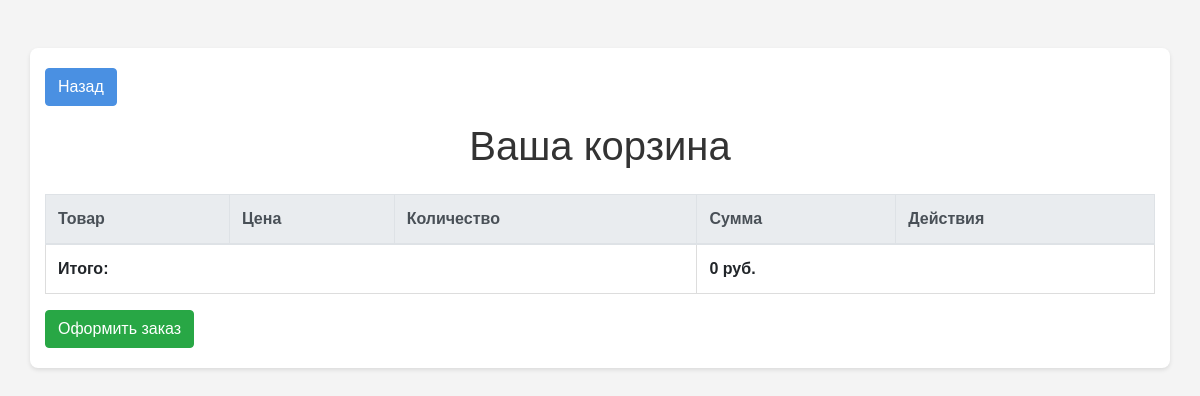
The page /assets/pages/cart.php (signed in) on the database as committed earlier.
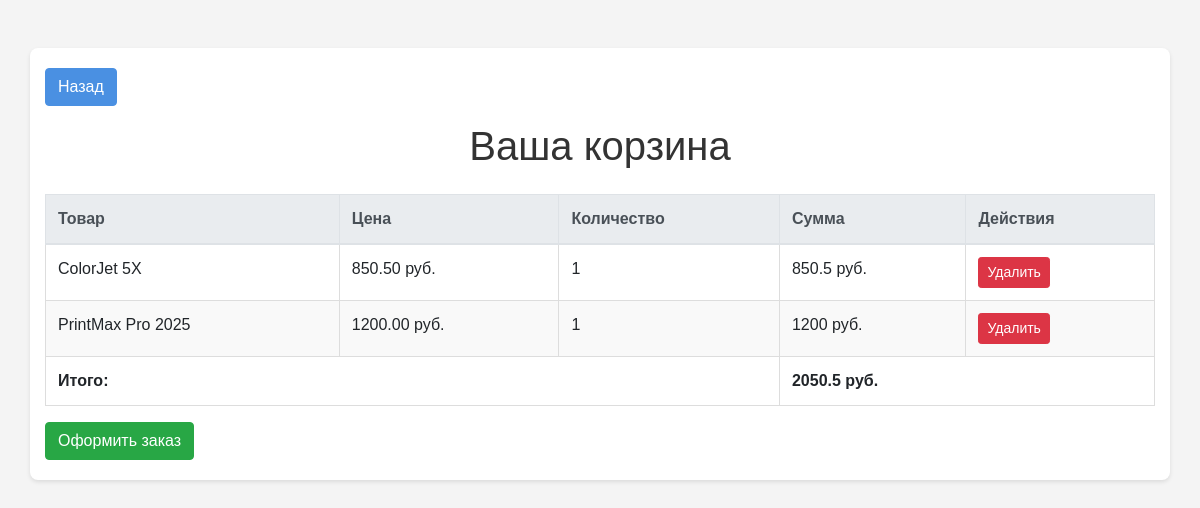
The same page on the database as committed later.
### tables this page shows
CREATE TABLE `cart` (
  `id` int(11) NOT NULL,
  `user_id` int(11) NOT NULL,
  `product_id` int(11) NOT NULL,
  `quantity` int(11) NOT NULL,
  `date_added` timestamp NULL DEFAULT current_timestamp()
);

CREATE TABLE `products` (
  `id` int(11) NOT NULL,
  `name` varchar(255) NOT NULL,
  `description` text DEFAULT NULL,
  `price` decimal(10,2) NOT NULL,
  `image` varchar(255) DEFAULT NULL
);

### assets/pages/cart.php (the view, shortened to what this page needs)
<?php
include '../../assets/pages/db_connect.php';
$userId = $_SESSION['user_id'];
$query = "SELECT p.id, p.name, p.price, c.quantity FROM products p INNER JOIN cart c ON p.id = c.product_id WHERE c.user_id = ?";
$stmt = $conn->prepare($query);
$stmt->bind_param("i", $userId);
$stmt->execute();
$result = $stmt->get_result();
?>
<!DOCTYPE html>
<html lang="ru">
<head>
  <link rel="stylesheet" href="https://stackpath.bootstrapcdn.com/bootstrap/4.5.2/css/bootstrap.min.css">
  <link rel="stylesheet" href="../../assets/css/cart.css">
</head>
<body>
  <main class="container mt-5">
    <div class="row">
      <div class="col">
        <a href="../../index.php" class="btn btn-primary mb-3">Назад</a>
        <h1 class="mb-4">Ваша корзина</h1>
        <div class="table-responsive">
          <table class="table">
            <thead class="thead-light">
              <tr>
                <th>Товар</th>
                <th>Цена</th>
                <th>Количество</th>
                <th>Сумма</th>
                <th>Действия</th>
              </tr>
            </thead>
            <tbody>
              <?php
              $total = 0;
              while ($row = $result->fetch_assoc()) {
                $subtotal = $row['price'] * $row['quantity'];
                $total += $subtotal;
                ?>
                <tr>
                  <td>
                    <?php echo htmlspecialchars($row['name']); ?>
                  </td>
                  <td>
                    <?php echo htmlspecialchars($row['price']); ?> руб.
                  </td>
                  <td>
                    <?php echo htmlspecialchars($row['quantity']); ?>
                  </td>
                  <td>
                    <?php echo htmlspecialchars($subtotal); ?> руб.
                  </td>
                  <td>
                    <a href="remove_from_cart.php?product_id=<?php echo $row['id']; ?>"
                      class="btn btn-danger btn-sm">Удалить</a>
                  </td>
                </tr>
                <?php
              }
              ?>
              <tr>
                <td colspan="3" class="font-weight-bold">Итого:</td>
                <td colspan="2" class="font-weight-bold">
                  <?php echo htmlspecialchars($total); ?> руб.
                </td>
              </tr>
            </tbody>
          </table>
        </div>
        <a href="#" class="btn btn-success" data-toggle="modal" data-target="#checkoutModal">Оформить заказ</a>
      </div>
    </div>
  </main>
</body>
</html>

Rows that differ between the two databases and show on the page:
added cart: product.name "ColorJet 5X", product.price "850.50", quantity "1", subtotal "850.5"
added cart: product.name "PrintMax Pro 2025", product.price "1200.00", quantity "1", subtotal "1200"
Other text that changed with them:
$total: "0" → "2050.5"
